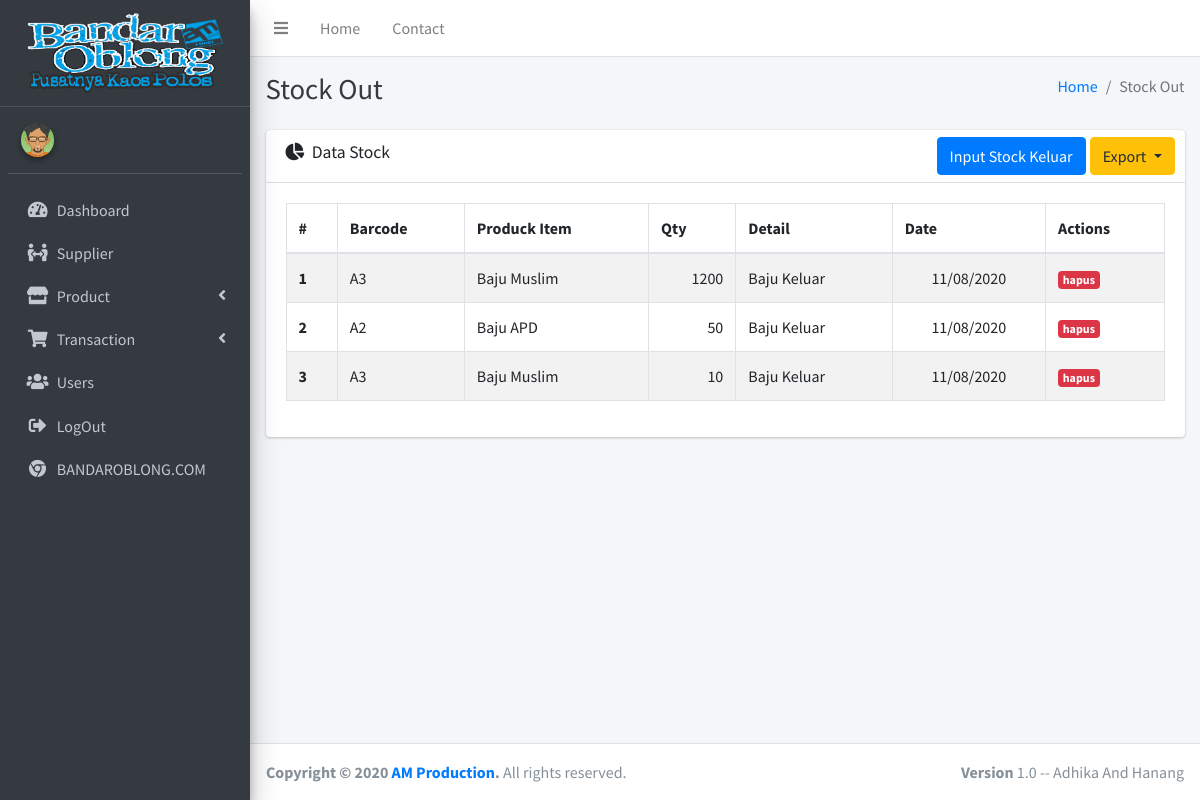
Before: /index.php/stockout with the older database file.
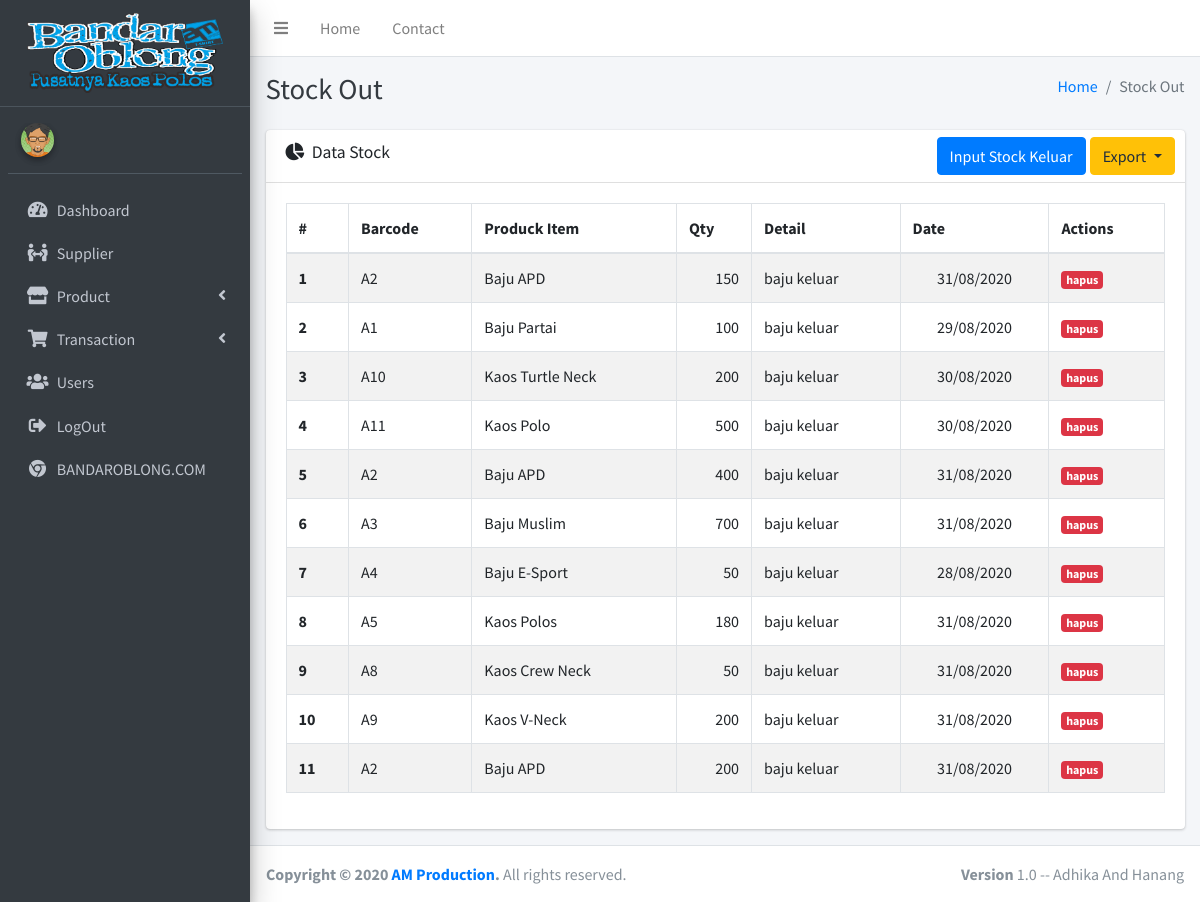
After: the same page with the newer database file.
### tables this page shows
CREATE TABLE IF NOT EXISTS `t_stock` (
  `id_stock` int(11) NOT NULL AUTO_INCREMENT,
  `item` int(11) NOT NULL,
  `type` enum('in','out') NOT NULL,
  `detail` varchar(128) NOT NULL,
  `supplier` int(11) DEFAULT NULL,
  `qty` int(11) NOT NULL,
  `date` date NOT NULL,
  `created` datetime NOT NULL DEFAULT CURRENT_TIMESTAMP,
  PRIMARY KEY (`id_stock`),
  KEY `supplier` (`supplier`),
  KEY `item` (`item`),
  CONSTRAINT `t_stock_ibfk_1` FOREIGN KEY (`supplier`) REFERENCES `supplier` (`id_supplier`),
  CONSTRAINT `t_stock_ibfk_2` FOREIGN KEY (`item`) REFERENCES `p_item` (`id_item`) ON DELETE CASCADE ON UPDATE CASCADE
);

CREATE TABLE IF NOT EXISTS `p_item` (
  `id_item` int(11) NOT NULL AUTO_INCREMENT,
  `barcode` varchar(128) DEFAULT NULL,
  `name` varchar(128) DEFAULT NULL,
  `category` int(11) DEFAULT NULL,
  `color` int(11) DEFAULT NULL,
  `size` varchar(10),
  `price` int(11),
  `stock` int(11) DEFAULT '0',
  `created` datetime DEFAULT CURRENT_TIMESTAMP,
  `updated` datetime DEFAULT NULL,
  PRIMARY KEY (`id_item`),
  UNIQUE KEY `barcode` (`barcode`),
  KEY `category` (`category`),
  KEY `color` (`color`),
  CONSTRAINT `FK_p_item_p_color` FOREIGN KEY (`color`) REFERENCES `p_color` (`id_color`),
  CONSTRAINT `p_item_ibfk_1` FOREIGN KEY (`category`) REFERENCES `p_category` (`id_category`)
);

### application/libraries/Template.php (called while the page is built)
<?php
class Template
{
    var $template_data = array();
    function set($name, $value)
    {
        $this->template_data[$name] = $value;
    }
    function load($template = '', $view = '', $view_data = array(), $return = false)
    {
        $this->CI = &get_instance();
        $this->set('contents', $this->CI->load->view($view, $view_data, true));
        return $this->CI->load->view($template, $this->template_data, $return);
    }
}

### application/controllers/StockOut.php (called while the page is built, shortened)
<?php
class StockOut extends CI_Controller
{
    function index()
    {
        $data['stock'] = $this->stock_m->getOut()->result();
        $data['item'] = $this->item_m->get()->result();
        $this->template->load('templates/index', 'transaction/stock_out/index', $data);
    }
}

### index.php (called while the page is built, shortened)
<?php
require_once BASEPATH.'core/CodeIgniter.php';

### application/models/stock_m.php (called while the page is built, shortened)
<?php
class stock_m extends CI_Model
{
    public function getOut()
    {
        $this->db->select('t_stock.id_stock, p_item.barcode,p_item.name as item_name, qty, date, detail, p_item.id_item');
        $this->db->from('t_stock');
        $this->db->join('p_item', 'p_item.id_item = t_stock.item');
        $this->db->where('type', 'out');
        $query = $this->db->get();
        return $query;
    }
}

### application/helpers/auth_helper.php (called while the page is built, shortened)
<?php
function indo_date($date)
{
    $d = substr($date, 8, 2);
    $m = substr($date, 5, 2);
    $y = substr($date, 0, 4);
    return $d . '/' . $m . '/' . $y;
}

### application/views/transaction/stock_out/index.php (the view, shortened to what the changed rows need)
<div class="content-header">
    <div class="container-fluid">
        <div class="row mb-2">
            <div class="col-sm-6">
                <h1 class="m-0 text-dark">Stock Out</h1>
            </div>
        </div>
    </div>
</div>
<section class="content">
    <div class="container-fluid">
        <div class="row">
            <section class="col-lg connectedSortable">
                <div class="card">
                    <div class="card-body">
                        <div class="tab-content p-0">
                            <table class="table table-hover table-bordered table-striped" id="table1">
                                <thead>
                                    <tr>
                                        <th scope="col">#</th>
                                        <th scope="col">Barcode</th>
                                        <th scope="col">Produck Item</th>
                                        <th scope="col">Qty</th>
                                        <th scope="col">Detail</th>
                                        <th scope="col">Date</th>
                                        <th scope="col">Actions</th>
                                    </tr>
                                </thead>
                                <tbody>
                                    <?php $k = 1; ?>
                                    <?php foreach ($stock as $key => $i) : ?>
                                        <tr>
                                            <th scope="row"><?= $k++; ?></th>
                                            <td><?= $i->barcode ?></td>
                                            <td><?= $i->item_name ?></td>
                                            <td class="text-right"><?= $i->qty ?></td>
                                            <td><?= $i->detail ?></td>
                                            <td class="text-center"><?= indo_date($i->date) ?></td>
                                            <td>
                                                <a href="<?= base_url('stockOut/hapusOut/' . $i->id_stock . '/' . $i->id_item) ?>" onclick="return confirm('Hapus Stock Out? Ketika Menghapus, Jumlah Stok akan di Kembalikan Pada Stok Barang!');" class="badge badge-danger">hapus</a>
                                            </td>
                                        </tr>
                                    <?php endforeach; ?>
                                </tbody>
                            </table>
                        </div>
                    </div>
                </div>
            </section>
        </div>
    </div>
</section>

Changed rows visible on the page:
removed t_stock: item.barcode "A3", item.name "Baju Muslim", qty "1200", detail "Baju Keluar", date "11/08/2020"
removed t_stock: item.barcode "A2", item.name "Baju APD", qty "50", detail "Baju Keluar", date "11/08/2020"
removed t_stock: item.barcode "A3", item.name "Baju Muslim", qty "10", detail "Baju Keluar", date "11/08/2020"
added t_stock: item.barcode "A2", item.name "Baju APD", qty "150", detail "baju keluar", date "31/08/2020"
added t_stock: item.barcode "A1", item.name "Baju Partai", qty "100", detail "baju keluar", date "29/08/2020"
added t_stock: item.barcode "A10", item.name "Kaos Turtle Neck", qty "200", detail "baju keluar", date "30/08/2020"
added t_stock: item.barcode "A11", item.name "Kaos Polo", qty "500", detail "baju keluar", date "30/08/2020"
added t_stock: item.barcode "A2", item.name "Baju APD", qty "400", detail "baju keluar", date "31/08/2020"
added t_stock: item.barcode "A3", item.name "Baju Muslim", qty "700", detail "baju keluar", date "31/08/2020"
added t_stock: item.barcode "A4", item.name "Baju E-Sport", qty "50", detail "baju keluar", date "28/08/2020"
added t_stock: item.barcode "A5", item.name "Kaos Polos", qty "180", detail "baju keluar", date "31/08/2020"
added t_stock: item.barcode "A8", item.name "Kaos Crew Neck", qty "50", detail "baju keluar", date "31/08/2020"
added t_stock: item.barcode "A9", item.name "Kaos V-Neck", qty "200", detail "baju keluar", date "31/08/2020"
added t_stock: item.barcode "A2", item.name "Baju APD", qty "200", detail "baju keluar", date "31/08/2020"
